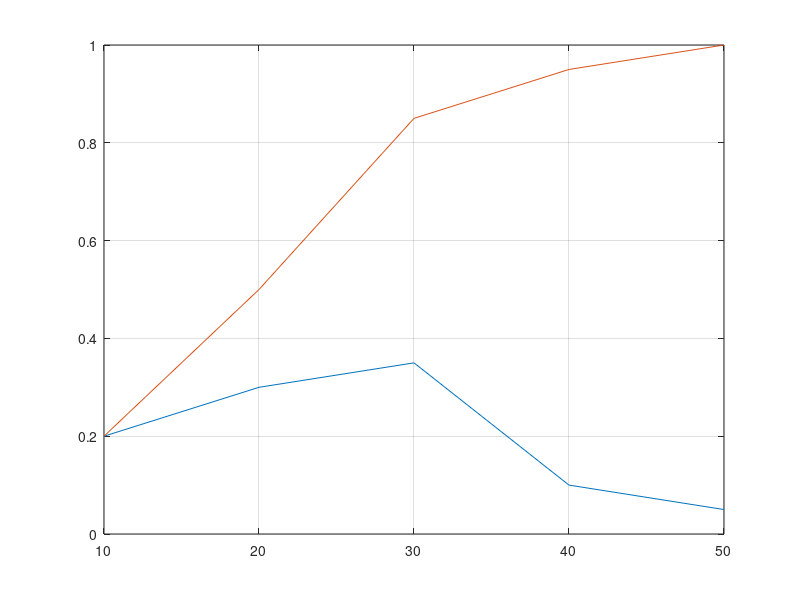

MATLAB code to generate this figure:
clear
x=[10 20 30 40 50]
p=[0.2 0.3 0.35 0.1 0.05]

plot(x,p)

for i=1:5
    P(i)=sum(p(1:i))
end

hold on
plot(x,P)
grid
hold off